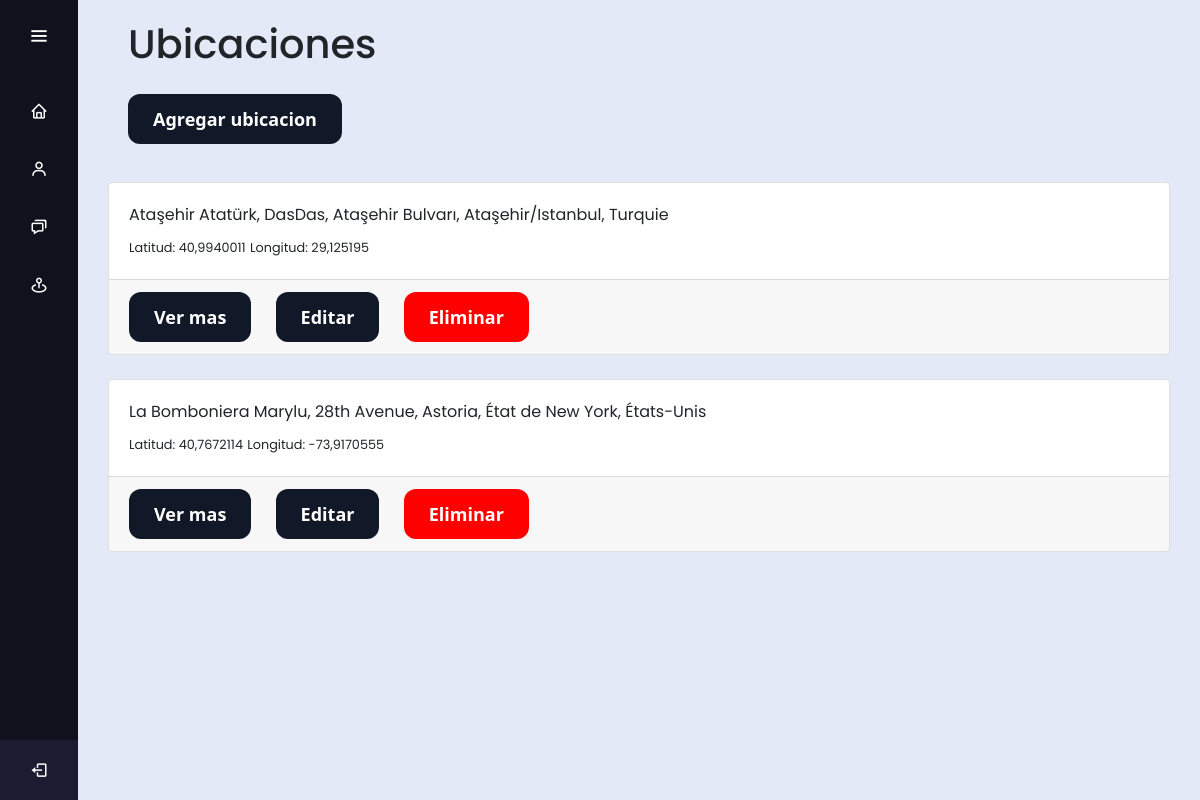
The app's page /addresses/ (signed in), older data.
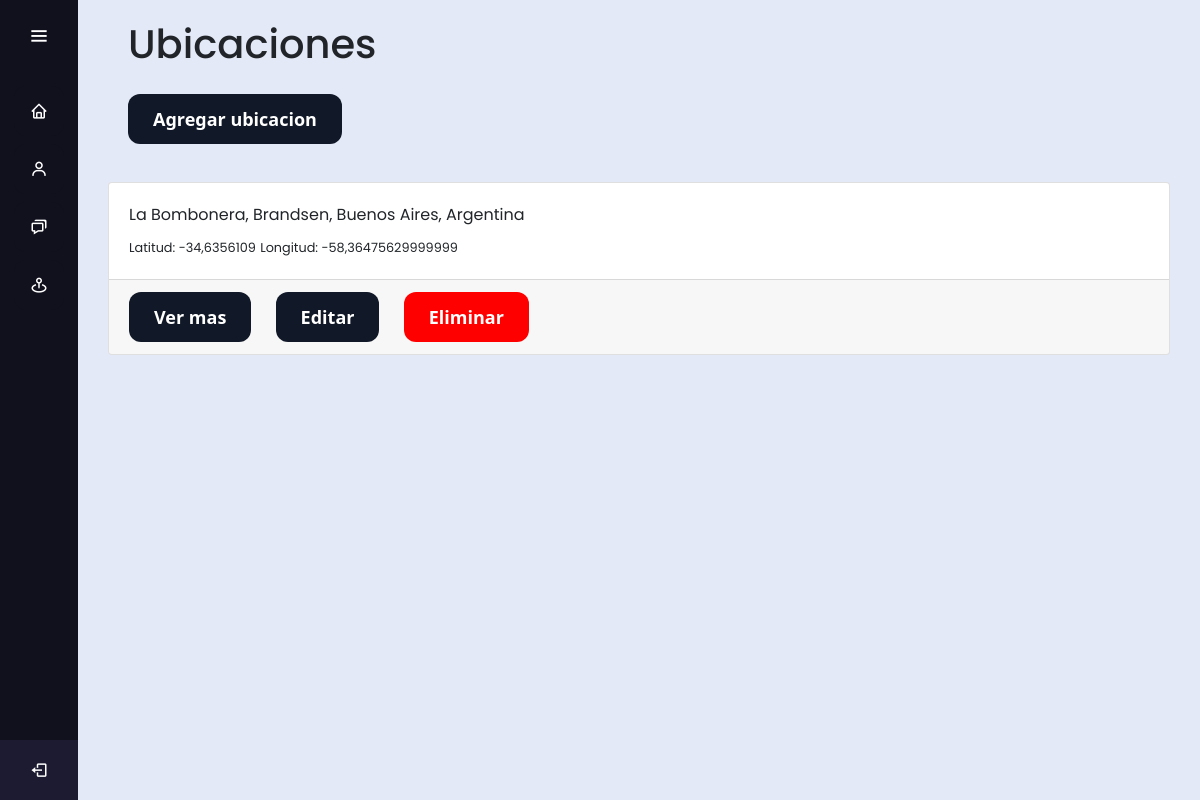
The same page, newer data.
### maps/models.py (models this page shows, shortened)
class Address(models.Model):
    OPCIONES = (
        ('Cultivo', 'Cultivo'),
        ('Terreno', 'Terreno'),
        ('Rio', 'Rio'),
    )
    tipo = models.CharField(
        choices=OPCIONES,
        max_length=25,
        null=True
    )
    nombre = models.TextField()
    address = models.TextField()
    lat = models.FloatField(blank=True, null=True)
    long = models.FloatField(blank=True, null=True)

### maps/views.py (the view)
# urls.py: path('addresses/', views.get_ubics, name='get_ubics'),
@login_required
def get_ubics(request):
    elementos = Address.objects.all()
    return render(request, 'addresses.html', {'ubics': elementos})

### deu_HM/templates/addresses.html (shortened to what this page needs)
{% extends 'base.html' %}
{% load bootstrap5 %}
{% load static %}
{% block content %}
<link rel="stylesheet" href="{% static 'css/new_address.css' %}">
<link href="https://maxcdn.bootstrapcdn.com/font-awesome/4.3.0/css/font-awesome.min.css" rel="stylesheet">
<link rel="stylesheet" href="{% static 'css/avisos.css' %}">
<link rel="stylesheet" href="https://cdn.jsdelivr.net/npm/bootstrap@4.3.1/dist/css/bootstrap.min.css"
>
<h1 style="margin-bottom: 20px; margin-left: 50px; padding-top: 20px;">Ubicaciones</h1>
<h1>
    <a href="{% url 'geocode_address' %}">
        <button class="button-40" style="margin-left: 50px; margin-bottom: 30px;" role="button">Agregar
            ubicacion</button>
    </a>
</h1>
<div class="container">
    <div class="col-md-12">
        {% for ubic in ubics %}
        <div class="card b-1 hover-shadow mb-4">
            <div class="media card-body">
                <div class="media-body">
                    <div class="mb-2">
                        <span class="fs-20 pr-16">{{ubic.address}}</span>
                    </div>
                    <small class="fs-16 fw-300 ls-1">Latitud: {{ ubic.lat }}</small>
                    <small class="fs-16 fw-300 ls-1">Longitud: {{ ubic.long }}</small>
                </div>
            </div>
            <footer class="card-footer flexbox align-items-center">
                <a href="{% url 'detail_ubic' ubic.pk %}">
                    <button class="button-40">Ver mas</button>
                </a>
                {% if request.user.role == "v" %}
                    <a href="{% url 'update_ubic' ubic.pk %}">
                        <button class="button-40" style="margin-left: 20px;">Editar</button>
                    </a>
                    <button class="button-40" style="background-color: red ; margin-left: 20px;" data-toggle="modal" data-target="#exampleModal">Eliminar</button>
                {% endif %}
            </footer>
        </div>
        {% endfor %}
    </div>
    <br>
</div>
{% endblock %}

Row changes from the older to the newer data that the page shows:
removed Address: address "Ataşehir Atatürk, DasDas, Ataşehir Bulvarı, Ataşehir/Istanbul, Turquie", lat "40,9940011", long "29,125195"
removed Address: address "La Bomboniera Marylu, 28th Avenue, Astoria, État de New York, États-Unis", lat "40,7672114", long "-73,9170555"
added Address: address "La Bombonera, Brandsen, Buenos Aires, Argentina", lat "-34,6356109", long "-58,36475629999999"
